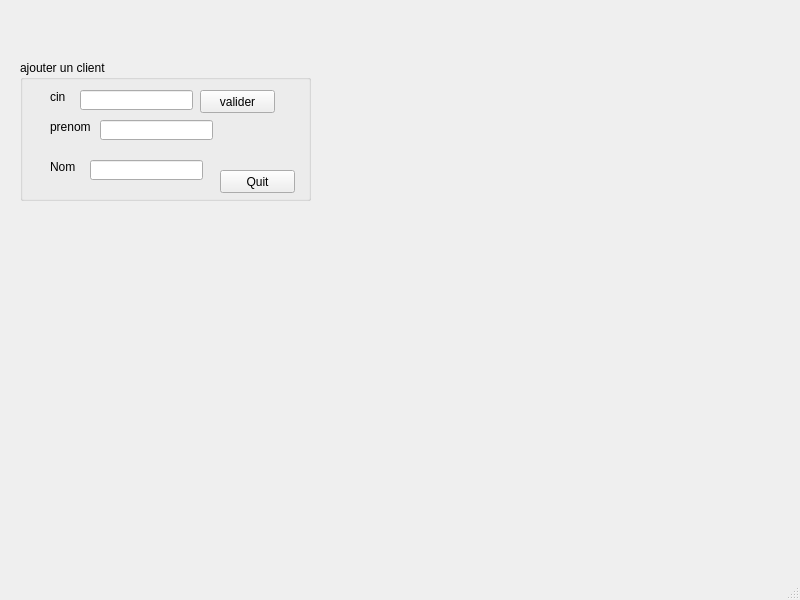
<?xml version="1.0" encoding="UTF-8"?>
<ui version="4.0">
 <class>MainWindow</class>
 <widget class="QMainWindow" name="MainWindow">
  <property name="geometry">
   <rect>
    <x>0</x>
    <y>0</y>
    <width>800</width>
    <height>600</height>
   </rect>
  </property>
  <property name="windowTitle">
   <string>MainWindow</string>
  </property>
  <widget class="QWidget" name="centralwidget">
   <widget class="QGroupBox" name="Gestiondeclient">
    <property name="geometry">
     <rect>
      <x>20</x>
      <y>60</y>
      <width>291</width>
      <height>141</height>
     </rect>
    </property>
    <property name="title">
     <string>ajouter un client </string>
    </property>
    <widget class="QLabel" name="cin_2">
     <property name="geometry">
      <rect>
       <x>30</x>
       <y>30</y>
       <width>47</width>
       <height>14</height>
      </rect>
     </property>
     <property name="text">
      <string>cin</string>
     </property>
    </widget>
    <widget class="QLabel" name="prenom_2">
     <property name="geometry">
      <rect>
       <x>30</x>
       <y>60</y>
       <width>47</width>
       <height>14</height>
      </rect>
     </property>
     <property name="text">
      <string>prenom</string>
     </property>
    </widget>
    <widget class="QLabel" name="nom_2">
     <property name="geometry">
      <rect>
       <x>30</x>
       <y>100</y>
       <width>47</width>
       <height>14</height>
      </rect>
     </property>
     <property name="text">
      <string>Nom</string>
     </property>
    </widget>
    <widget class="QLineEdit" name="cin">
     <property name="geometry">
      <rect>
       <x>60</x>
       <y>30</y>
       <width>113</width>
       <height>20</height>
      </rect>
     </property>
    </widget>
    <widget class="QLineEdit" name="prenom">
     <property name="geometry">
      <rect>
       <x>80</x>
       <y>60</y>
       <width>113</width>
       <height>20</height>
      </rect>
     </property>
    </widget>
    <widget class="QLineEdit" name="nom">
     <property name="geometry">
      <rect>
       <x>70</x>
       <y>100</y>
       <width>113</width>
       <height>20</height>
      </rect>
     </property>
    </widget>
    <widget class="QPushButton" name="pushButton">
     <property name="geometry">
      <rect>
       <x>180</x>
       <y>30</y>
       <width>75</width>
       <height>23</height>
      </rect>
     </property>
     <property name="text">
      <string>valider</string>
     </property>
    </widget>
    <widget class="QPushButton" name="pushButton_2">
     <property name="geometry">
      <rect>
       <x>200</x>
       <y>110</y>
       <width>75</width>
       <height>23</height>
      </rect>
     </property>
     <property name="text">
      <string>Quit</string>
     </property>
    </widget>
   </widget>
  </widget>
  <widget class="QMenuBar" name="menubar">
   <property name="geometry">
    <rect>
     <x>0</x>
     <y>0</y>
     <width>800</width>
     <height>22</height>
    </rect>
   </property>
  </widget>
  <widget class="QStatusBar" name="statusbar"/>
 </widget>
 <resources/>
 <connections/>
</ui>
